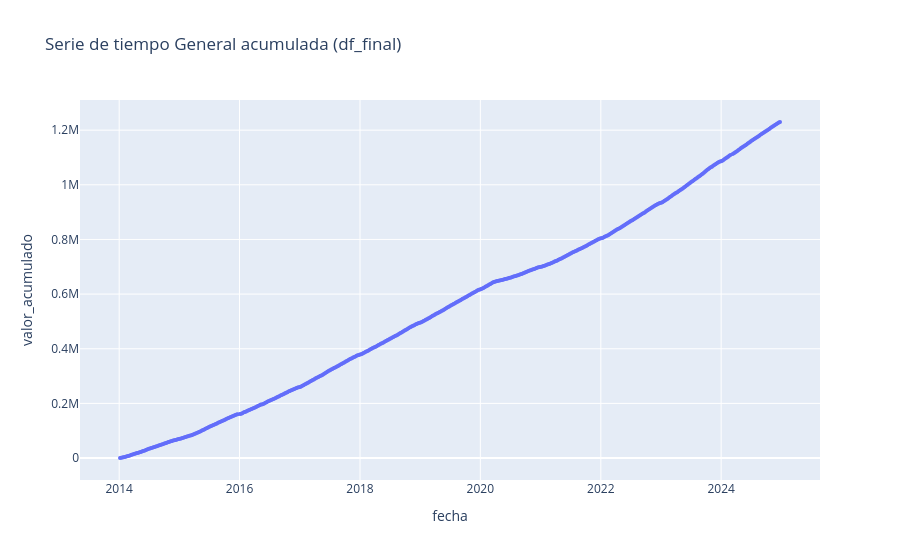

The notebook cell this image was saved under:
### Markdown cell above
## Análisis Visual de la Serie Temporal

### Code cell
# Gráfica de línea con seaborn
df_acumulado = func.get_cummulative_data(df, column='valor', group_by='fecha')
x= 'fecha'
y= 'valor_acumulado'
title = 'Serie de tiempo General acumulada (df_final)'

# Gráfica de línea con plotly / seaborn según selección del usuario
func.plot_timeseries(df_acumulado, x=x, y=y, title=title, plotly_engine=USE_PLOTLY)
df_acumulado.info()

### Figure 1 — Plotly figure (JSON) as saved in the notebook; plotly's stock layout.template omitted (floating-point values rounded to 4 significant figures; data arrays with more than 128 entries replaced by an {"elided": "..."} marker saying what was removed)
{"data": [{"customdata": {"elided": "571x1 int values"}, "hovertemplate": "fecha=%{x}<br>valor_acumulado=%{y}<br>semana=%{customdata[0]}<extra></extra>", "legendgroup": "", "line": {"color": "#636efa", "dash": "solid"}, "marker": {"size": 4, "symbol": "circle"}, "mode": "lines+markers", "name": "", "orientation": "v", "showlegend": false, "type": "scatter", "x": {"elided": "571 str values"}, "xaxis": "x", "y": {"elided": "571 int values"}, "yaxis": "y"}], "layout": {"legend": {"tracegroupgap": 0}, "title": {"text": "Serie de tiempo General acumulada (df_final)"}, "xaxis": {"anchor": "y", "domain": [0, 1], "title": {"text": "fecha"}}, "yaxis": {"anchor": "x", "domain": [0, 1], "title": {"text": "valor_acumulado"}}}}
